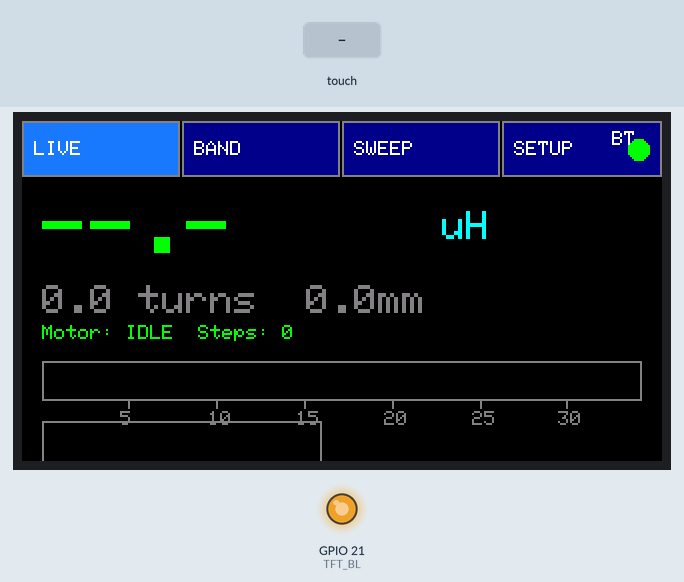
Bench run of a sketch on a simulated ESP32. Parts: 320×170 colour display, output pins drawn as LEDs (lit = HIGH). The test bench sets the inputs (shaded band). Nothing arrives over Bluetooth unless stated; what the sketch prints to the serial monitor is not drawn.

Above: at 3.8 s.
3.9 s: touch panel pressed at 38 % / 10 % of its raw x / y range
At 5.3 s:
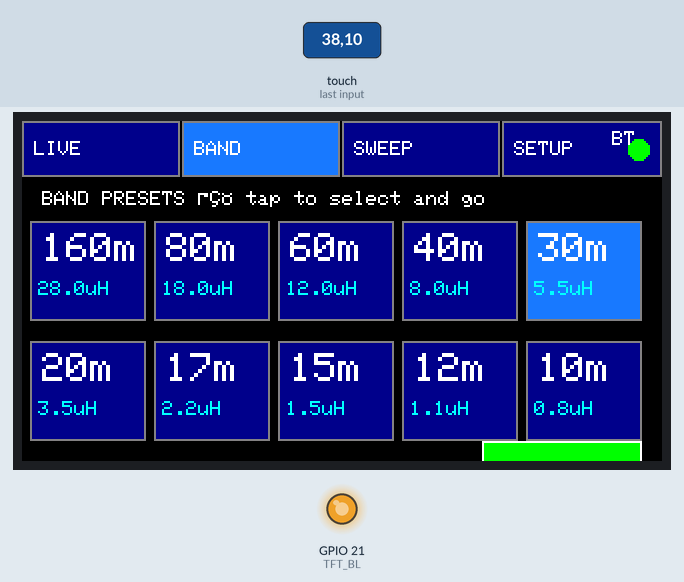
5.6 s: touch panel pressed at 62 % / 10 % of its raw x / y range
At 6.4 s:
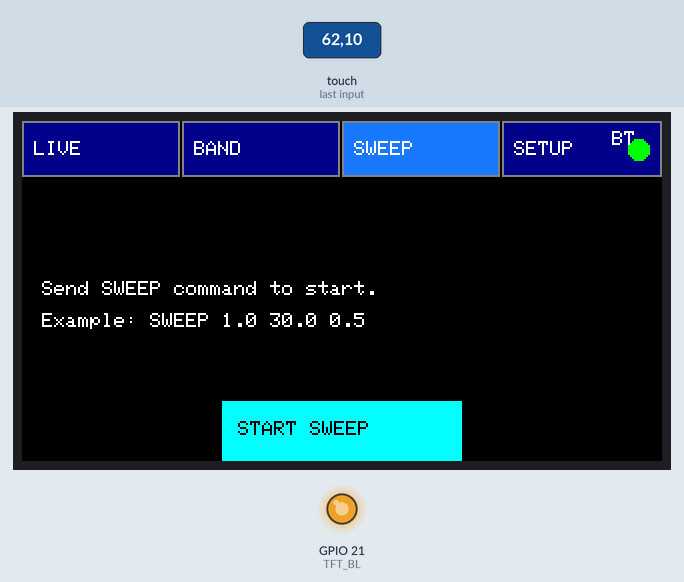
7.3 s: touch panel pressed at 87 % / 10 % of its raw x / y range
At 8.4 s:
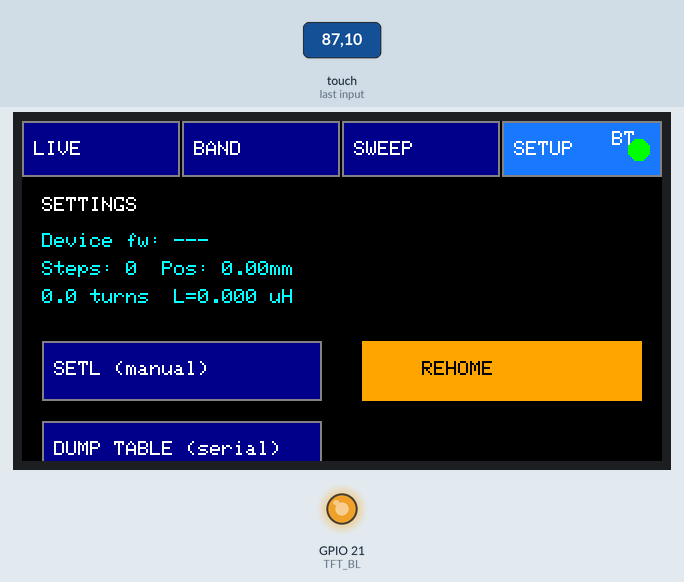
9.0 s: touch panel pressed at 13 % / 10 % of its raw x / y range
At 10.4 s:
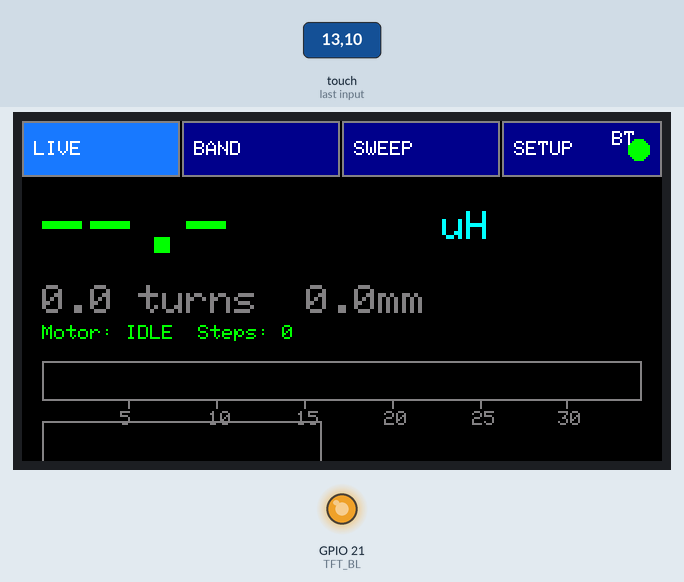
10.7 s: touch panel pressed at 62 % / 10 % of its raw x / y range
At 11.4 s:
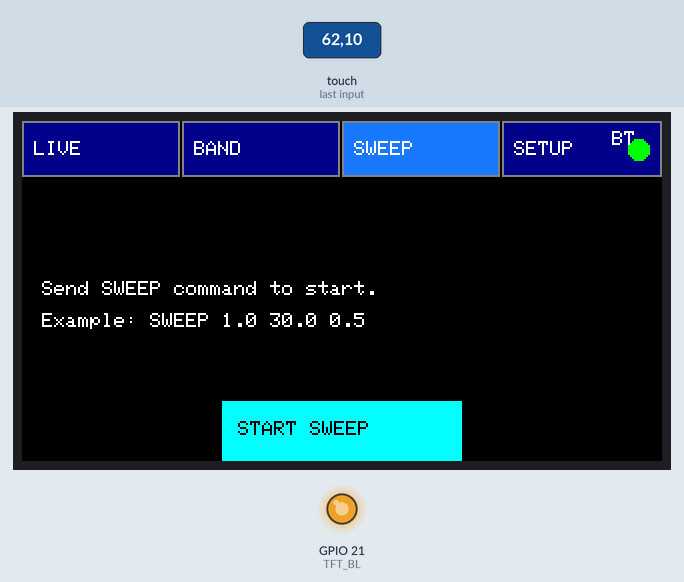
12.4 s: touch panel pressed at 13 % / 10 % of its raw x / y range
At 13.5 s:
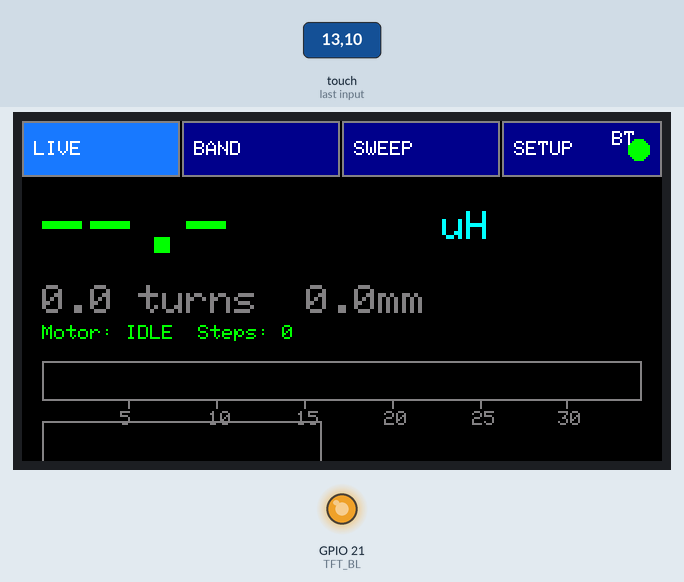
Timing chart, 0 to 15.1 s (numbered marks = the images above; inputs shaded):
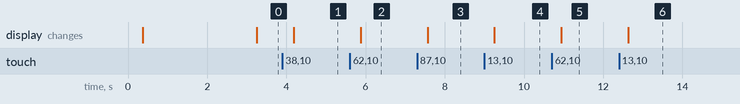

The sketch:

cyd_roller_display.ino
```cpp
/**
 * cyd_roller_display.ino — TM-ROLLER-CYD-001 Rev A
 * CYD (ILI9341 320×240) Display for Roller Inductor Controller
 *
 * Bluetooth Master: connects to "RF-RollerTuner" controller.
 * Displays inductance, position, motor state, band presets.
 * Touch controls: HOME, STEP+/−, BAND SELECT, SETL, SWEEP.
 *
 * Libraries: TFT_eSPI, XPT2046_Touchscreen, ArduinoJson, BluetoothSerial
 *
 * CYD pin assignments (factory):
 *   TFT: SPI, CS=15, DC=2, RST=-1, MOSI=13, SCK=14, MISO=12
 *   Touch: XPT2046, CS=33, IRQ=36
 *   TFT_BL: GPIO21 (PWM backlight)
 */

#include <Arduino.h>
#include <TFT_eSPI.h>
#include <XPT2046_Touchscreen.h>
#include <BluetoothSerial.h>
#include <ArduinoJson.h>

// ─── Display Setup ────────────────────────────────────────────────────────────

TFT_eSPI     tft = TFT_eSPI();
TFT_eSprite  spr = TFT_eSprite(&tft);
BluetoothSerial btSerial;

#define TOUCH_CS    33
#define TOUCH_IRQ   36
#define TFT_BL      21

XPT2046_Touchscreen touch(TOUCH_CS, TOUCH_IRQ);

// ─── Color Palette ────────────────────────────────────────────────────────────

#define COL_BG          TFT_BLACK
#define COL_GREEN       TFT_GREEN
#define COL_CYAN        0x07FF    // Cyan
#define COL_ORANGE      0xFD20    // Orange
#define COL_RED         TFT_RED
#define COL_YELLOW      TFT_YELLOW
#define COL_WHITE       TFT_WHITE
#define COL_GRAY        0x8410    // Dark gray
#define COL_DKBLUE      0x0011    // Dark blue (tab background)
#define COL_LTBLUE      0x1BDF    // Light blue (active tab)

// ─── Display Modes ────────────────────────────────────────────────────────────

enum DisplayMode { MODE_LIVE = 0, MODE_BAND, MODE_SWEEP, MODE_SETTINGS, MODE_COUNT };
DisplayMode current_mode = MODE_LIVE;

// ─── Live Data ────────────────────────────────────────────────────────────────

struct RollerData {
    float    l_uh       = 0.0f;
    float    turns      = 0.0f;
    float    pos_mm     = 0.0f;
    long     steps      = 0;
    int      state      = 0;     // MotorState enum
    bool     homed      = false;
    bool     moving     = false;
    bool     fault      = false;
    char     fw[12]     = "---";
    uint32_t last_rx_ms = 0;
};

RollerData live;

// L history for sparkline (60 points)
static float l_history[60];
static int   l_hist_idx = 0;

// Sweep data
struct SweepPt { float l_cmd; float l_actual; };
static SweepPt sweep_pts[64];
static int sweep_n = 0;
static bool sweep_active = false;

// ─── Band Presets (mirrored from controller) ──────────────────────────────────

struct BandItem { const char* name; float l_uh; };
static const BandItem BANDS[] = {
    {"160m", 28.0f}, {"80m",  18.0f}, {"60m",  12.0f},
    {"40m",   8.0f}, {"30m",   5.5f}, {"20m",   3.5f},
    {"17m",   2.2f}, {"15m",   1.5f}, {"12m",   1.1f}, {"10m", 0.8f},
};
static const int N_BANDS = 10;
static int selected_band = 4;   // Default 40m

// ─── Touch Zones ─────────────────────────────────────────────────────────────

struct Zone { int x, y, w, h; const char* label; };

// Top tab bar
static const Zone TABS[] = {
    {  0,  0, 79, 28, "LIVE"},
    { 80,  0, 79, 28, "BAND"},
    {160,  0, 79, 28, "SWEEP"},
    {240,  0, 80, 28, "SETUP"},
};

// Bottom button bar
static const Zone BTNS[] = {
    {  0, 212, 79, 28, "HOME"},
    { 80, 212, 59, 28, "STEP-"},
    {140, 212, 59, 28, "STEP+"},
    {200, 212, 59, 28, "STOP"},
    {260, 212, 60, 28, "SETL"},
};

bool hitTest(const Zone& z, int tx, int ty) {
    return tx >= z.x && tx < z.x + z.w && ty >= z.y && ty < z.y + z.h;
}

// ─── BT Command ───────────────────────────────────────────────────────────────

void sendCmd(const char* cmd) {
    if (btSerial.hasClient()) {
        btSerial.println(cmd);
        Serial.printf("BT_CMD: %s\n", cmd);
    } else {
        Serial.printf("BT not connected, CMD: %s\n", cmd);
    }
}

// ─── JSON Parse ───────────────────────────────────────────────────────────────

void parseStatus(const String& json) {
    StaticJsonDocument<256> doc;
    if (deserializeJson(doc, json)) return;
    live.l_uh   = doc["l_uh"]   | 0.0f;
    live.turns  = doc["turns"]  | 0.0f;
    live.pos_mm = doc["pos_mm"] | 0.0f;
    live.steps  = doc["steps"]  | 0L;
    live.state  = doc["state"]  | 0;
    live.homed  = doc["homed"]  | false;
    live.moving = doc["moving"] | false;
    live.fault  = doc["fault"]  | false;
    const char* fw = doc["fw"];
    if (fw) strncpy(live.fw, fw, 11);
    live.last_rx_ms = millis();
    // Update history
    l_history[l_hist_idx] = live.l_uh;
    l_hist_idx = (l_hist_idx + 1) % 60;
}

// ─── Drawing Functions ────────────────────────────────────────────────────────

void drawTabBar() {
    for (int i = 0; i < 4; i++) {
        uint16_t col = (current_mode == i) ? COL_LTBLUE : COL_DKBLUE;
        spr.fillRect(TABS[i].x, TABS[i].y, TABS[i].w, TABS[i].h, col);
        spr.drawRect(TABS[i].x, TABS[i].y, TABS[i].w, TABS[i].h, COL_GRAY);
        spr.setTextColor(COL_WHITE);
        spr.setTextSize(1);
        spr.setCursor(TABS[i].x + 6, TABS[i].y + 10);
        spr.print(TABS[i].label);
    }
    // BT indicator
    uint16_t bt_col = btSerial.hasClient() ? COL_GREEN : COL_GRAY;
    spr.fillCircle(308, 14, 5, bt_col);
    spr.setTextColor(COL_WHITE);
    spr.setTextSize(1);
    spr.setCursor(295, 5);
    spr.print("BT");
}

void drawBottomBar() {
    for (int i = 0; i < 5; i++) {
        uint16_t col = COL_DKBLUE;
        if (i == 0 && !live.homed)      col = COL_ORANGE;
        if (i == 3 && live.moving)      col = COL_RED;
        spr.fillRect(BTNS[i].x, BTNS[i].y, BTNS[i].w, BTNS[i].h, col);
        spr.drawRect(BTNS[i].x, BTNS[i].y, BTNS[i].w, BTNS[i].h, COL_GRAY);
        spr.setTextColor(COL_WHITE);
        spr.setTextSize(1);
        spr.setCursor(BTNS[i].x + 4, BTNS[i].y + 10);
        spr.print(BTNS[i].label);
    }
}

void drawInductanceBar(float l_uh) {
    // Horizontal bar 0–34 µH
    int bar_x = 10, bar_y = 120, bar_w = 300, bar_h = 20;
    spr.drawRect(bar_x, bar_y, bar_w, bar_h, COL_GRAY);
    float pct = constrain(l_uh / 34.0f, 0.0f, 1.0f);
    int fill = (int)(pct * (bar_w - 2));
    // Gradient: green → yellow → orange
    uint16_t col = (pct < 0.5f) ? COL_GREEN :
                   (pct < 0.8f) ? COL_YELLOW : COL_ORANGE;
    spr.fillRect(bar_x + 1, bar_y + 1, fill, bar_h - 2, col);
    // Scale marks at 5, 10, 15, 20, 25, 30 µH
    for (float mark = 5.0f; mark <= 30.0f; mark += 5.0f) {
        int mx = bar_x + (int)(mark / 34.0f * (bar_w - 2));
        spr.drawFastVLine(mx, bar_y + bar_h, 4, COL_GRAY);
        spr.setTextColor(COL_GRAY);
        spr.setTextSize(1);
        spr.setCursor(mx - 4, bar_y + bar_h + 5);
        spr.printf("%.0f", mark);
    }
}

void drawSparkline(int x, int y, int w, int h) {
    // 60-point L history
    float l_min = 34.0f, l_max = 0.0f;
    for (int i = 0; i < 60; i++) {
        if (l_history[i] > l_max) l_max = l_history[i];
        if (l_history[i] < l_min) l_min = l_history[i];
    }
    float rng = l_max - l_min;
    if (rng < 0.1f) rng = 0.1f;
    spr.drawRect(x, y, w, h, COL_GRAY);
    for (int i = 1; i < 60; i++) {
        int idx0 = (l_hist_idx + i - 1) % 60;
        int idx1 = (l_hist_idx + i    ) % 60;
        float v0 = l_history[idx0], v1 = l_history[idx1];
        int y0 = y + h - 2 - (int)((v0 - l_min) / rng * (h - 4));
        int y1 = y + h - 2 - (int)((v1 - l_min) / rng * (h - 4));
        int x0 = x + 1 + (i - 1) * (w - 2) / 59;
        int x1 = x + 1 +  i      * (w - 2) / 59;
        spr.drawLine(x0, y0, x1, y1, COL_CYAN);
    }
}

void drawLiveMode() {
    spr.fillRect(0, 30, 320, 180, COL_BG);

    bool connected = (millis() - live.last_rx_ms < 3000);
    uint16_t data_col = connected ? COL_WHITE : COL_GRAY;

    // Large inductance readout
    spr.setTextColor(COL_GREEN);
    spr.setTextSize(4);
    spr.setCursor(10, 38);
    if (connected) spr.printf("%.2f", live.l_uh);
    else           spr.print("--.-");
    spr.setTextSize(2);
    spr.setTextColor(COL_CYAN);
    spr.setCursor(210, 45);
    spr.print("uH");

    // Turns and position
    spr.setTextSize(2);
    spr.setTextColor(data_col);
    spr.setCursor(10, 82);
    spr.printf("%.1f turns  %.1fmm", live.turns, live.pos_mm);

    // Motor state
    spr.setTextSize(1);
    const char* state_str[] = {"IDLE","MOVING","HOMING","FAULT","NOT HOMED"};
    const uint16_t state_col[] = {COL_GREEN, COL_YELLOW, COL_ORANGE, COL_RED, COL_ORANGE};
    int st = constrain(live.state, 0, 4);
    spr.setTextColor(state_col[st]);
    spr.setCursor(10, 102);
    spr.printf("Motor: %s  Steps: %ld", state_str[st], live.steps);

    // Inductance bar
    drawInductanceBar(live.l_uh);

    // Sparkline
    drawSparkline(10, 150, 140, 45);
    spr.setTextColor(COL_GRAY);
    spr.setTextSize(1);
    spr.setCursor(10, 196);
    spr.print("L history");

    // Fault indicator
    if (live.fault) {
        spr.fillRect(160, 150, 150, 40, COL_RED);
        spr.setTextColor(COL_WHITE);
        spr.setTextSize(2);
        spr.setCursor(170, 162);
        spr.print("FAULT!");
    }

    // Firmware version
    spr.setTextColor(COL_GRAY);
    spr.setTextSize(1);
    spr.setCursor(160, 196);
    spr.printf("fw:%s", live.fw);
}

void drawBandMode() {
    spr.fillRect(0, 30, 320, 180, COL_BG);
    spr.setTextColor(COL_WHITE);
    spr.setTextSize(1);
    spr.setCursor(10, 35);
    spr.print("BAND PRESETS — tap to select and go");

    // Band grid (5 per row × 2 rows)
    for (int i = 0; i < N_BANDS; i++) {
        int col = i % 5;
        int row = i / 5;
        int bx = 4 + col * 62;
        int by = 50 + row * 60;
        uint16_t bg = (i == selected_band) ? COL_LTBLUE : COL_DKBLUE;
        spr.fillRect(bx, by, 58, 50, bg);
        spr.drawRect(bx, by, 58, 50, COL_GRAY);
        spr.setTextColor(COL_WHITE);
        spr.setTextSize(2);
        spr.setCursor(bx + 6, by + 6);
        spr.print(BANDS[i].name);
        spr.setTextSize(1);
        spr.setTextColor(COL_CYAN);
        spr.setCursor(bx + 4, by + 30);
        spr.printf("%.1fuH", BANDS[i].l_uh);
    }

    // "GO" button
    spr.fillRect(230, 160, 80, 35, COL_GREEN);
    spr.drawRect(230, 160, 80, 35, COL_WHITE);
    spr.setTextColor(COL_BG);
    spr.setTextSize(2);
    spr.setCursor(247, 170);
    spr.print("GO");
}

void drawSweepMode() {
    spr.fillRect(0, 30, 320, 180, COL_BG);

    if (sweep_n < 2) {
        spr.setTextColor(COL_WHITE);
        spr.setTextSize(1);
        spr.setCursor(10, 80);
        spr.print("Send SWEEP command to start.");
        spr.setCursor(10, 96);
        spr.print("Example: SWEEP 1.0 30.0 0.5");
        // Sweep button
        spr.fillRect(100, 140, 120, 35, COL_CYAN);
        spr.setTextColor(COL_BG);
        spr.setTextSize(1);
        spr.setCursor(108, 150);
        spr.print("START SWEEP");
        return;
    }

    // XY chart of commanded vs. measured inductance
    int cx = 40, cy = 35, cw = 270, ch = 130;
    spr.drawRect(cx, cy, cw, ch, COL_GRAY);
    spr.setTextColor(COL_GRAY);
    spr.setTextSize(1);

    // Axis labels
    float l_min = sweep_pts[0].l_cmd;
    float l_max = sweep_pts[sweep_n - 1].l_cmd;
    for (int g = 0; g <= 5; g++) {
        float l  = l_min + g * (l_max - l_min) / 5.0f;
        int   gx = cx + (int)((l - l_min) / (l_max - l_min) * (cw - 2)) + 1;
        spr.drawFastVLine(gx, cy, ch, COL_GRAY);
        spr.setCursor(gx - 8, cy + ch + 2);
        spr.printf("%.0f", l);
    }
    spr.setCursor(cx + cw/2 - 20, cy + ch + 12);
    spr.print("L cmd (uH)");
    spr.setTextColor(COL_CYAN);
    spr.setCursor(0, cy + ch/2);
    spr.print("L\n act");

    // Plot points
    for (int i = 0; i < sweep_n; i++) {
        float lc = sweep_pts[i].l_cmd;
        float la = sweep_pts[i].l_actual;
        int px = cx + 1 + (int)((lc - l_min) / (l_max - l_min) * (cw - 2));
        int py = cy + ch - 2 - (int)((la - l_min) / (l_max - l_min) * (ch - 4));
        spr.fillCircle(px, py, 2, COL_CYAN);
    }

    // Status
    spr.setTextColor(COL_WHITE);
    spr.setTextSize(1);
    spr.setCursor(10, 180);
    spr.printf("%d points  %.1f-%.1f uH", sweep_n, l_min, l_max);
}

void drawSettingsMode() {
    spr.fillRect(0, 30, 320, 180, COL_BG);
    spr.setTextColor(COL_WHITE);
    spr.setTextSize(1);
    spr.setCursor(10, 38);
    spr.print("SETTINGS");

    // Device info
    spr.setTextColor(COL_CYAN);
    spr.setCursor(10, 56);
    spr.printf("Device fw: %s", live.fw);
    spr.setCursor(10, 70);
    spr.printf("Steps: %ld  Pos: %.2fmm", live.steps, live.pos_mm);
    spr.setCursor(10, 84);
    spr.printf("%.1f turns  L=%.3f uH", live.turns, live.l_uh);

    // Manual L entry
    spr.fillRect(10, 110, 140, 30, COL_DKBLUE);
    spr.drawRect(10, 110, 140, 30, COL_GRAY);
    spr.setTextColor(COL_WHITE);
    spr.setCursor(16, 120);
    spr.print("SETL (manual)");

    // Table dump
    spr.fillRect(10, 150, 140, 30, COL_DKBLUE);
    spr.drawRect(10, 150, 140, 30, COL_GRAY);
    spr.setTextColor(COL_WHITE);
    spr.setCursor(16, 160);
    spr.print("DUMP TABLE (serial)");

    // Rehome button
    spr.fillRect(170, 110, 140, 30, COL_ORANGE);
    spr.setTextColor(COL_BG);
    spr.setCursor(200, 120);
    spr.print("REHOME");
}

void drawFrame() {
    spr.fillSprite(COL_BG);
    drawTabBar();
    drawBottomBar();
    switch (current_mode) {
        case MODE_LIVE:     drawLiveMode();     break;
        case MODE_BAND:     drawBandMode();     break;
        case MODE_SWEEP:    drawSweepMode();    break;
        case MODE_SETTINGS: drawSettingsMode(); break;
        default: break;
    }
    spr.pushSprite(0, 0);
}

// ─── Touch Handling ───────────────────────────────────────────────────────────

void handleTouch(int tx, int ty) {
    // Tab bar
    for (int i = 0; i < 4; i++) {
        if (hitTest(TABS[i], tx, ty)) { current_mode = (DisplayMode)i; return; }
    }
    // Bottom buttons
    if (hitTest(BTNS[0], tx, ty)) { sendCmd("HOME");  return; }
    if (hitTest(BTNS[1], tx, ty)) { sendCmd("STEP -8000"); return; }
    if (hitTest(BTNS[2], tx, ty)) { sendCmd("STEP  8000"); return; }
    if (hitTest(BTNS[3], tx, ty)) { sendCmd("STOP");  return; }
    if (hitTest(BTNS[4], tx, ty)) {
        // SETL — go to selected band's inductance
        char cmd[32];
        snprintf(cmd, sizeof(cmd), "SETL %.2f", BANDS[selected_band].l_uh);
        sendCmd(cmd);
        return;
    }

    // Mode-specific touch
    if (current_mode == MODE_BAND) {
        for (int i = 0; i < N_BANDS; i++) {
            int col = i % 5, row = i / 5;
            int bx = 4 + col * 62, by = 50 + row * 60;
            if (tx >= bx && tx < bx + 58 && ty >= by && ty < by + 50) {
                selected_band = i;
                return;
            }
        }
        // GO button
        if (tx >= 230 && tx < 310 && ty >= 160 && ty < 195) {
            char cmd[32];
            snprintf(cmd, sizeof(cmd), "BAND %s", BANDS[selected_band].name);
            sendCmd(cmd);
        }
    }
    if (current_mode == MODE_SWEEP) {
        if (tx >= 100 && tx < 220 && ty >= 140 && ty < 175)
            sendCmd("SWEEP 1.0 30.0 0.5");
    }
    if (current_mode == MODE_SETTINGS) {
        if (tx >= 170 && tx < 310 && ty >= 110 && ty < 140) sendCmd("HOME");
        if (tx >= 10 && tx < 150 && ty >= 150 && ty < 180) sendCmd("TABLE");
    }
}

// ─── BT Receive ───────────────────────────────────────────────────────────────

String btBuf = "";
void checkBT() {
    while (btSerial.available()) {
        char c = (char)btSerial.read();
        if (c == '\n') {
            btBuf.trim();
            if (btBuf.startsWith("{")) {
                parseStatus(btBuf);
            } else if (btBuf.startsWith("SWEEP_PT,")) {
                float lc, la;
                if (sscanf(btBuf.c_str() + 9, "%f,%f", &lc, &la) == 2 && sweep_n < 64) {
                    sweep_pts[sweep_n++] = {lc, la};
                    sweep_active = true;
                }
            } else if (btBuf == "SWEEP_END") {
                sweep_active = false;
            }
            btBuf = "";
        } else if (btBuf.length() < 250) {
            btBuf += c;
        }
    }
}

// ─── setup() ─────────────────────────────────────────────────────────────────

void setup() {
    Serial.begin(115200);
    Serial.println("CYD RollerTuner Display");

    // Backlight
    ledcSetup(0, 5000, 8);
    ledcAttachPin(TFT_BL, 0);
    ledcWrite(0, 220);   // ~86% brightness

    // TFT
    tft.init();
    tft.setRotation(1);
    tft.fillScreen(COL_BG);

    // Sprite (full-screen double buffer)
    spr.createSprite(320, 240);

    // Touch
    SPI.begin();
    touch.begin();
    touch.setRotation(1);

    // BT Master
    btSerial.begin("CYD-RollerDisplay", true);  // true = master mode
    Serial.println("BT: connecting to RF-RollerTuner...");
    // Note: actual connection happens in loop()

    // Clear history
    memset(l_history, 0, sizeof(l_history));

    drawFrame();
}

// ─── loop() ──────────────────────────────────────────────────────────────────

uint32_t last_draw_ms  = 0;
uint32_t last_bt_check = 0;
bool     bt_connected  = false;

void loop() {
    // BT connect
    if (!bt_connected && millis() - last_bt_check > 3000) {
        last_bt_check = millis();
        if (btSerial.connect("RF-RollerTuner")) {
            bt_connected = true;
            Serial.println("BT: connected");
        }
    }
    if (bt_connected && !btSerial.hasClient()) {
        bt_connected = false;
        Serial.println("BT: disconnected");
    }

    checkBT();

    // Touch
    if (touch.tirqTouched() && touch.touched()) {
        TS_Point p = touch.getPoint();
        // Map raw touch coordinates to screen (calibration values)
        int tx = map(p.x, 200, 3700, 0, 320);
        int ty = map(p.y, 200, 3700, 0, 240);
        tx = constrain(tx, 0, 319);
        ty = constrain(ty, 0, 239);
        handleTouch(tx, ty);
        delay(50);  // Debounce touch
    }

    // Redraw at 10 Hz
    if (millis() - last_draw_ms >= 100) {
        last_draw_ms = millis();
        drawFrame();
    }
}
```

Measured:
- after the input at 3.9 s, the display: changes after 0.29 s (image 1)
- after the input at 5.6 s, the display: changes after 0.28 s (image 2)
- after the input at 7.3 s, the display: changes after 0.26 s (image 3)
- after the input at 9.0 s, the display: changes after 0.25 s (image 4)
- after the input at 10.7 s, the display: changes after 0.24 s (image 5)
- after the input at 12.4 s, the display: changes after 0.23 s (image 6)
